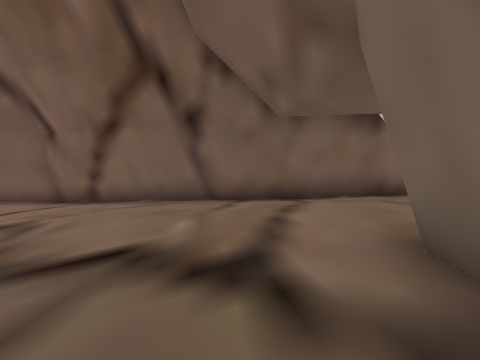
[1] (above)

16 first-person views from a walk through a level from a Godot 3-D game. The camera is 1.3 m above the floor, tilts 2° down and sees 90° across. The floor is counted in squares, 2 m on a side. Each view is taken from the middle of a square. On the plan, view 1 faces up. The plan holds only what a view shows up to about 9 squares ahead; the rest is blank. The place goes on beyond the plan.

[2]
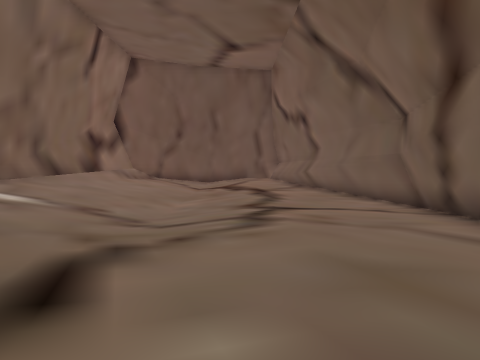

[3]
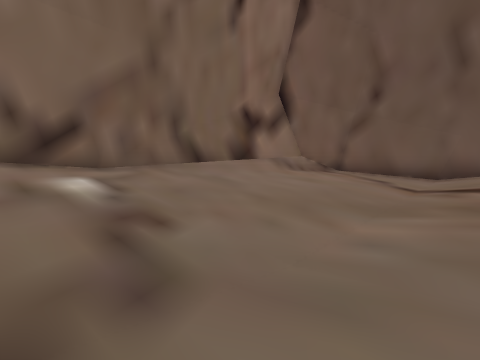

[4]
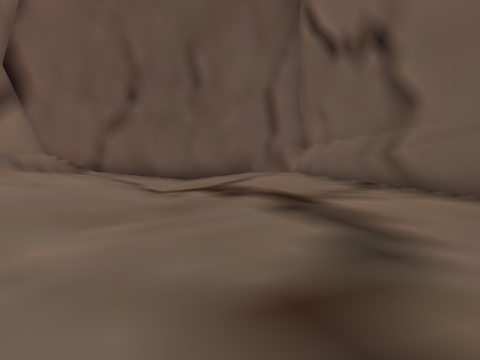

[5]
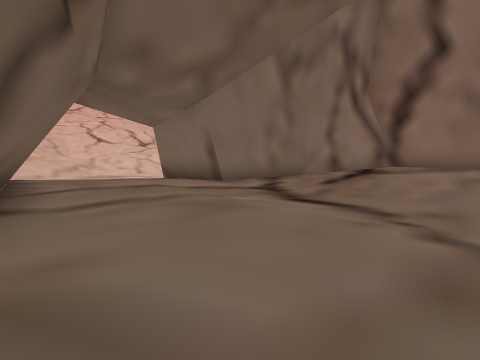

[6]
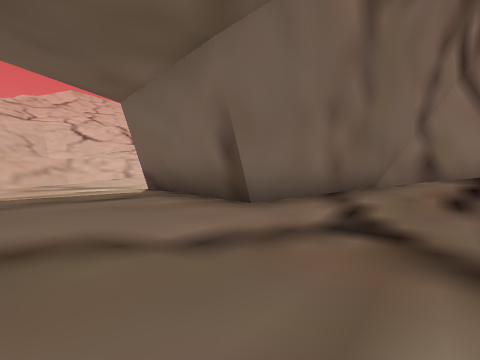

[7]
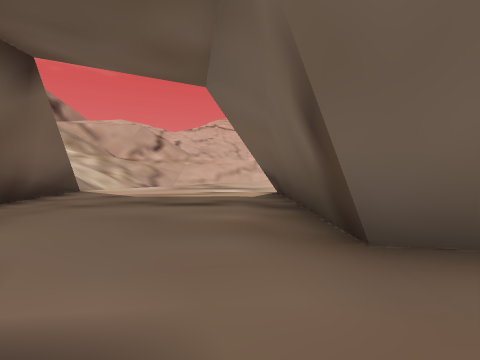

[8]
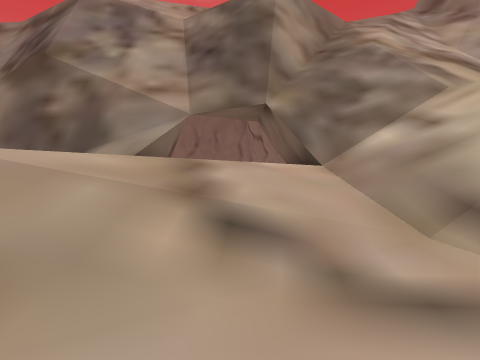

[9]
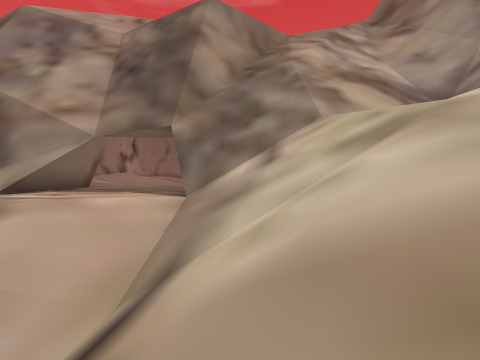

[10]
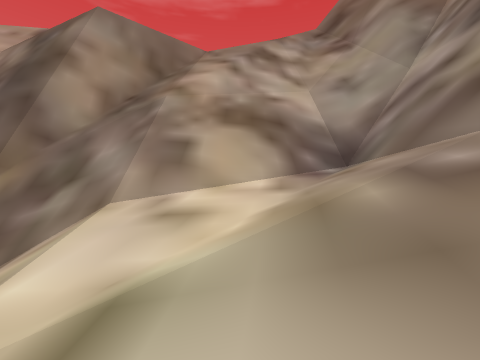

[11]
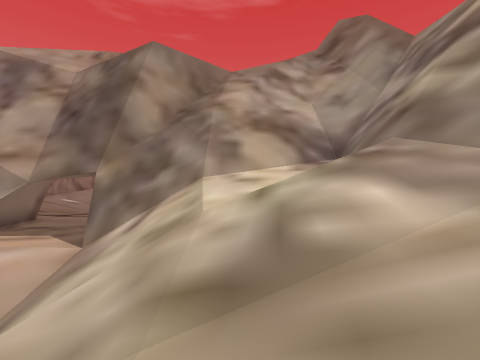

[12]
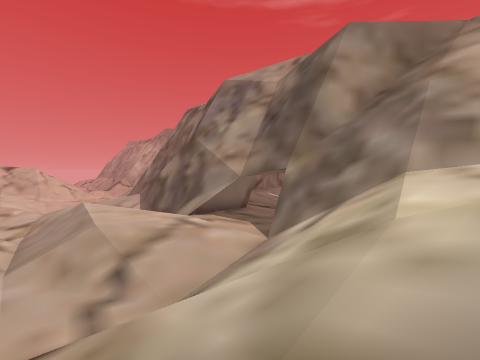

[13]
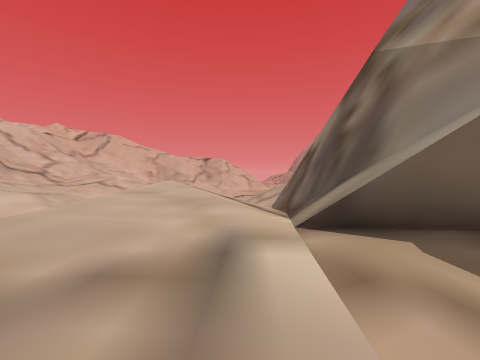

[14]
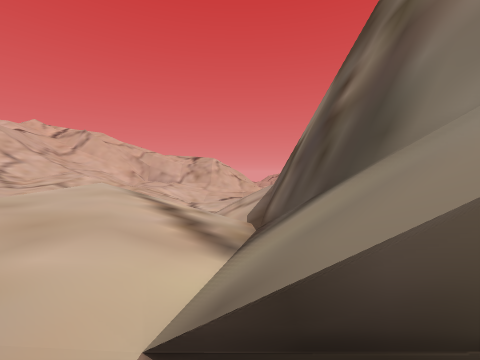

[15]
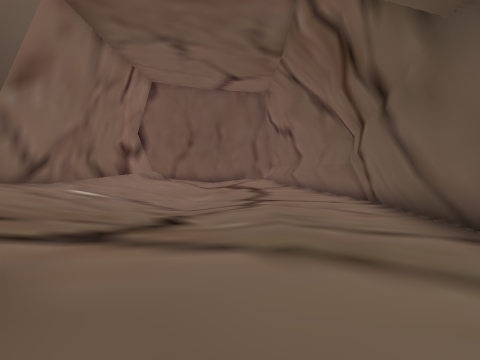

[16]
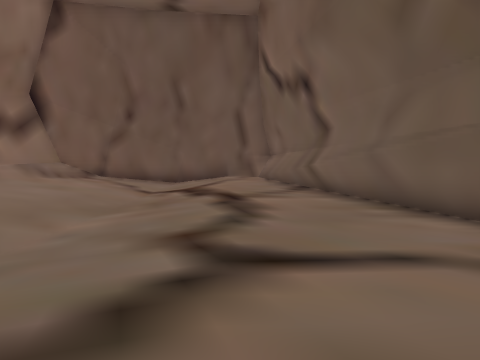

### Floor plan
Key: @ floor where view 1 was taken; # wall or solid block; . main floor; : floor 0.75 m higher than the main floor; - floor 0.75 m lower than the main floor; _ floor 1.5 m lower than the main floor; + floor 3.25 m higher than the main floor; * floor 4 m higher than the main floor; % floor 8 m higher than the main floor; & floor 9.5 m higher than the main floor; $ floor 11.25 m higher than the main floor; / step, stairs or slope; = window, fence, low wall or low ledge; v drop or lower ground.
Columns run from 15 left of view 1 to 12 right of it. Each row starts with its distance up from view 1.
 15                #=#######
 14                #/////////
 13                #//////////
 12                ##///**/////
 11                 #////++/////
 10                 $=/////////
  9       ######    &%/////////
  8     ###----#####  v////////
  7  ####---------#######//////
  6 ###..---------........///__
  5 #.....-------..........//__
  4 #....---_-----.........///_
  3 #..----____----..../....//_
  2 #----_______---..##//...//_
  1 #..----____---..####/...///
  0 ##...-------...@#  #//..///
 -1  #/....---......#  #///: ///
 -2  ##//..........##  #///:
 -3   #####.....:###   #///
 -4       #####=##     #/
 -5                    #/
 -6                    //

Positions as (right, up) in squares from view 1, and headings:
1: (0, 0), facing up
2: (0, 4), facing left
3: (-5, 3), facing down-left
4: (-6, 4), facing left
5: (-4, 7), facing down-right
6: (-1, 5), facing down-right
7: (0, 3), facing right
8: (11, 5), facing left
9: (11, 8), facing left
10: (9, 12), facing left
11: (12, 11), facing left
12: (11, 11), facing down-left
13: (6, 5), facing down
14: (5, 3), facing down
15: (3, 4), facing left
16: (-4, 5), facing left
